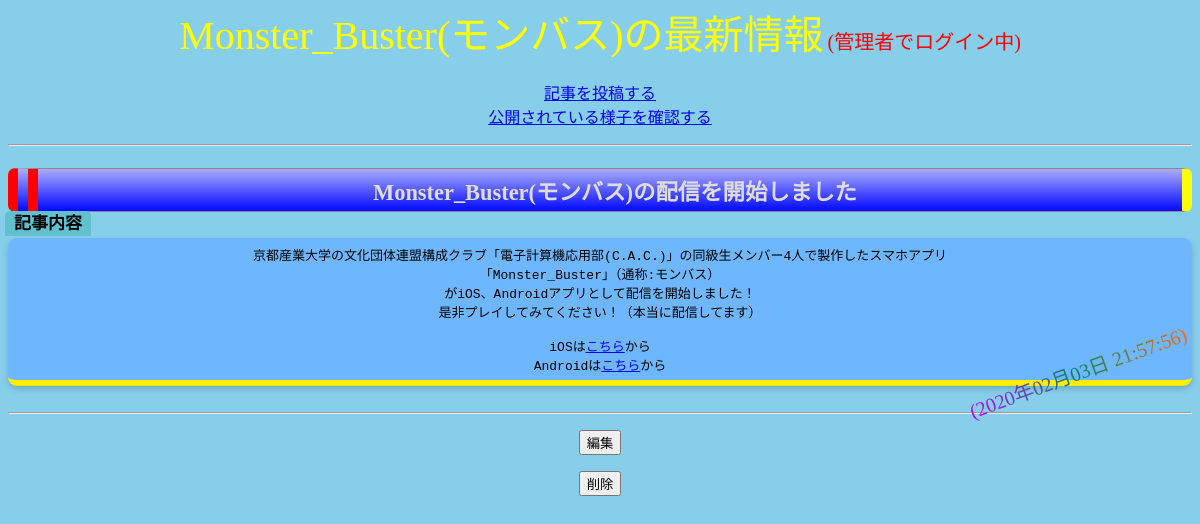
Page /admin_index.php on the committed database.
### tables this page shows
CREATE TABLE posts (
id integer primary key autoincrement,
title text, contents text, date text );

### admin_index.php (the view, shortened to what this page needs)
<html>
<head>
   <link rel="stylesheet" type="text/css" href="index.css">
</head>
<center>
<body bgcolor="#87CEEB">
   <div class="top">
      <span class="title1">Monster_Buster(モンバス)の最新情報</span>
      <span class="title2">(管理者でログイン中)</span>
</div>
<p>
<a href="post.php">記事を投稿する</a><br>
<a href="index.php">公開されている様子を確認する</a>
<p>
<hr/>
<?php
try{
  $dbh = new PDO('sqlite:blog.db','','');
   $sth = $dbh->prepare("select * from posts order by date desc");
   $sth->execute();
   while ($row = $sth->fetch()) {
     $time = preg_split("/[\s.:-]+/",$row['date']);
?>
     <h3><?php echo $row['title'] ?></h3>
     <div class="contents">
      <span class="contents-title">記事内容</span>
      <pre><p><?php echo $row['contents']?><br></p></pre>
        <span id="day2">(<?php echo $time[0]."年".$time[1]."月". $time[2]."日 ".$time[3].":".$time[4].":".$time[5] ?>)</span>
     </div>
     <hr/>
     <form action="edit.php" method="post">
         <p>
         <input type="submit" value="編集" >
         </p>
      </form>
      <form action="delete.php" method="post">
         <p>
         <input type="submit" value="削除" >
         </p>
      </form>
<?php
   }
} Catch (PDOException $e) {
   print "エラー!: " . $e->getMessage() . "<br/>";
   die();
}
?>
</body>
</center>
</html>

### index.css (style rules this page uses)
.top { position: relative; }
.title1 { position: relative; font-size: 40px; color: #FFFF00; line-height: 1.4; -webkit-box-reflect: below -10px -webkit-linear-gradient(top,rgba(0,0,0,0),rgba(0,0,0,0) 10%,rgba(0, 0, 0, 0.6)); }
.title2 { position: relative; font-size: 20px; color: rgb(255, 0, 0); line-height: 1.4; -webkit-box-reflect: below -10px -webkit-linear-gradient(top,rgba(0,0,0,0),rgba(0,0,0,0) 10%,rgba(0, 0, 0, 0.6)); }
h3 { border-top:1px solid #888; border-right:10px solid #FFFF00; border-bottom:1px solid #888; border-left:30px double #F00; padding: 5px 5px 5px 15px; background: #666; background: -moz-linear-gradient(top, black , black); background: -webkit-gradient(linear, left top, left bottom, from(#abacff), to(#0008ff)); border-radius: 7px; -moz-border-radius: 7px; -webkit-border-radius: 7px; font-size:140%; color:#DDD; }
.contents { position: relative; }
.contents .contents-title { position: absolute; display: inline-block; top: -27px; left: -3px; padding: 0 9px; height: 25px; line-height: 25px; font-size: 17px; background: #62c1ce; color: #000000; font-weight: bold; border-radius: 5px 5px 0 0; }
.contents p { word-break: keep-all; padding: 0.5em 1em; margin: 2em 0; color: rgb(0, 0, 0); background: #6eb7ff; border-bottom: solid 6px #ffee00; box-shadow: 0 3px 6px rgba(0, 0, 0, 0.166); border-radius: 9px; }
#day2 { position: absolute; bottom: 0; right: 0; font-size: 20px; color: rgb(255, 0, 0); background: -webkit-linear-gradient(0deg, rgb(200, 0, 255), rgb(0, 138, 97), rgb(255, 102, 0)); -webkit-background-clip: text; -webkit-text-fill-color: transparent; transform: rotate(-20deg); }

### rows in the picture
posts: title "Monster_Buster(モンバス)の配信を開始しました", contents "京都産業大学の文化団体連盟構成クラブ「電子計算機応用部(C.A.C.)」の同級生メンバー4人で製作したスマホアプリ 「Monster_Buster」（通称:モンバス） がiOS、Androidアプリとして配信を開始しました！ 是非プレイしてみてください！（本当に配信してます） iOSは こちら から Androidは こちら から", date "2020", date "02", date "03", date "21", date "57", date "56"
